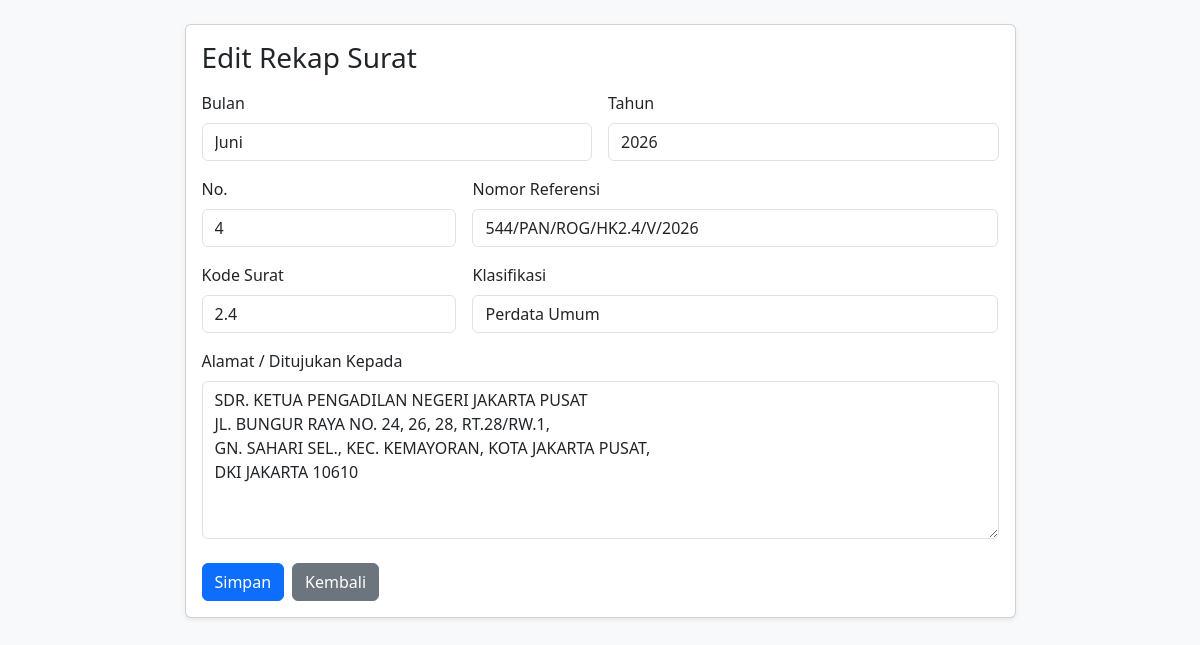
Page /rekap/edit/24 on the committed database.
### tables this page shows
CREATE TABLE surat_rekap (
            id INTEGER PRIMARY KEY AUTOINCREMENT,
            bulan TEXT,
            tahun TEXT,
            nomor_urut INTEGER,
            nomor_referensi TEXT,
            kode_surat TEXT,
            klasifikasi TEXT,
            alamat TEXT
        );

### app.py (the view)
@app.route("/rekap/edit/<int:surat_id>", methods=["GET", "POST"])
def edit_rekap(surat_id):
    surat = get_surat_by_id(surat_id)
    if not surat:
        return redirect(url_for("rekap"))
    if request.method == "POST":
        data = request.form.to_dict()
        update_surat(surat_id, data)
        return redirect(url_for("rekap"))
    return render_template(
        "rekap_form.html",
        mode="edit",
        surat=surat
    )

### app.py (called while the page is built)
@app.before_request
def setup_database():
    init_db()

### services/db.py (called while the page is built)
def get_connection():
    conn = sqlite3.connect(DB_PATH)
    conn.row_factory = sqlite3.Row
    return conn

def init_db():
    conn = get_connection()
    cursor = conn.cursor()
    cursor.execute("""
        CREATE TABLE IF NOT EXISTS surat_rekap (
            id INTEGER PRIMARY KEY AUTOINCREMENT,
            bulan TEXT,
            tahun TEXT,
            nomor_urut INTEGER,
            nomor_referensi TEXT,
            kode_surat TEXT,
            klasifikasi TEXT,
            alamat TEXT
        )
    """)
    conn.commit()
    conn.close()

def get_surat_by_id(surat_id):
    conn = get_connection()
    cursor = conn.cursor()
    cursor.execute(
        "SELECT * FROM surat_rekap WHERE id = ?",
        (surat_id,)
    )
    row = cursor.fetchone()
    conn.close()
    return row

### templates/rekap_form.html (shortened to what this page needs)
<!doctype html>
<html lang="id">
<head>
  <link href="https://cdn.jsdelivr.net/npm/bootstrap@5.3.3/dist/css/bootstrap.min.css" rel="stylesheet">
</head>
<body class="bg-light">
<div class="container py-4">
  <div class="row justify-content-center">
    <div class="col-lg-9">
      <div class="card shadow-sm">
        <div class="card-body">
          <h3 class="mb-3">
            {% if mode == 'edit' %}
              Edit Rekap Surat
            {% else %}
              Tambah Rekap Surat
            {% endif %}
          </h3>
          <form method="post">
            <div class="row g-3">
              <div class="col-md-6">
                <label class="form-label">Bulan</label>
                <input name="bulan" class="form-control" required
                       value="{{ surat['bulan'] if surat else '' }}"
                       placeholder="Contoh: Juni">
              </div>
              <div class="col-md-6">
                <label class="form-label">Tahun</label>
                <input name="tahun" class="form-control" required
                       value="{{ surat['tahun'] if surat else '' }}"
                       placeholder="Contoh: 2026">
              </div>
              <div class="col-md-4">
                <label class="form-label">No.</label>
                <input name="nomor_urut" type="number" class="form-control" required
                       value="{{ surat['nomor_urut'] if surat else '' }}">
              </div>
              <div class="col-md-8">
                <label class="form-label">Nomor Referensi</label>
                <input name="nomor_referensi" class="form-control" required
                       value="{{ surat['nomor_referensi'] if surat else '' }}"
                       placeholder="Contoh: 777/PAN/ROG/HK1.3/VI/2026">
              </div>
              <div class="col-md-4">
                <label class="form-label">Kode Surat</label>
                <input name="kode_surat" class="form-control"
                       value="{{ surat['kode_surat'] if surat else '' }}"
                       placeholder="Contoh: 1.3">
              </div>
              <div class="col-md-8">
                <label class="form-label">Klasifikasi</label>
                <input name="klasifikasi" class="form-control"
                       value="{{ surat['klasifikasi'] if surat else '' }}"
                       placeholder="Contoh: Nota Kesepahaman">
              </div>
              <div class="col-12">
                <label class="form-label">Alamat / Ditujukan Kepada</label>
                <textarea name="alamat" class="form-control" rows="6" required
                          placeholder="SDR. KETUA PENGADILAN NEGERI BANJARMASIN&#10;JALAN D.I PANJAITAN NOMOR 27, ANTASAN BESAR,&#10;KOTA BANJARMASIN">{{ surat['alamat'] if surat else '' }}</textarea>
              </div>
            </div>
            <div class="mt-4 d-flex gap-2">
              <button type="submit" class="btn btn-primary">
                Simpan
              </button>
              <a href="/rekap" class="btn btn-secondary">
                Kembali
              </a>
            </div>
          </form>
        </div>
      </div>
    </div>
  </div>
</div>
</body>
</html>

### rows in the picture
surat_rekap: bulan "Juni", tahun "2026", nomor_urut "4", nomor_referensi "544/PAN/ROG/HK2.4/V/2026", kode_surat "2.4", klasifikasi "Perdata Umum", alamat "SDR. KETUA PENGADILAN NEGERI JAKARTA PUSAT JL. BUNGUR RAYA NO. 24, 26, 28, RT.28/RW.1, GN. SAHARI SEL., KEC. KEMAYORAN, KOTA JAKARTA PUSAT, DKI JAKARTA 10610"
